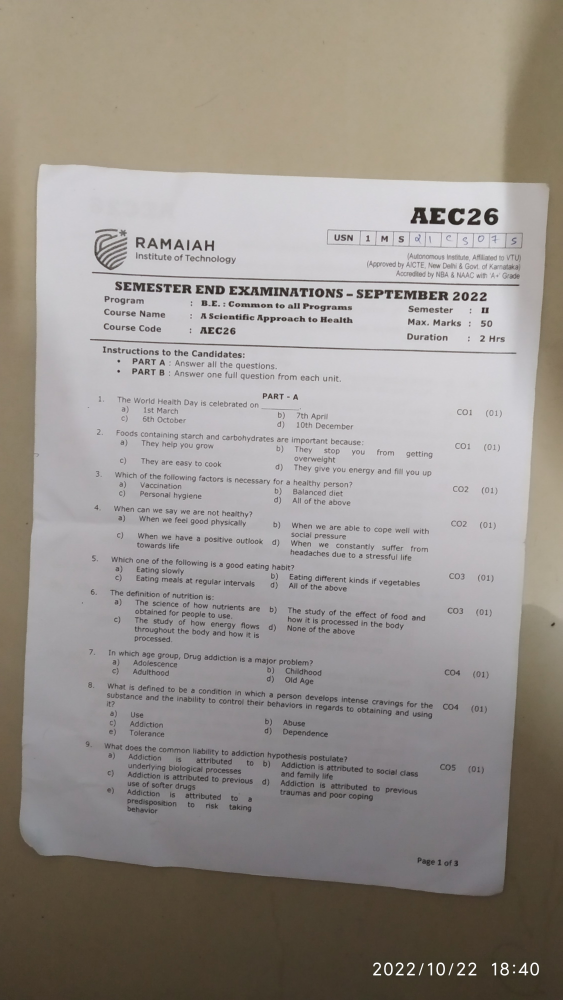
#> input picture Doc Scanner/img1.jpg, 2250 x 4000 px (shown at 1/4 size)
$ python document_scanner.py
#> lines starting #> are read from the running program, lines starting #| are printed output that depends on the picture; after the words box and inside, x2 and y2 are one past the last pixel; in counts of white or black regions, pixels touching at a corner belong together
### Doc Scanner/corner_points.py
import numpy as np
import cv2
def order_points(pts): # pts is a list of four points specifying the (x, y) coordinates of each point of the rectangle. -->Eg: [[0,0], [5,0], [5,5], [0,5]]
	# initialise a list of coordinates that will be ordered such that the first entry in the list is the top-left, the second entry is the top-right, the third is the, bottom-right, and the fourth is the bottom-left
	rect = np.zeros((4, 2), dtype = "float32") #allocating memory for the four ordered points

	# the top-left point will have the smallest sum, whereas
	# the bottom-right point will have the largest sum
	s = pts.sum(axis = 1) #s=[0, 5, 10, 5]
	rect[0] = pts[np.argmin(s)] #rect[0]=[0,0]
	rect[2] = pts[np.argmax(s)] #rect[2]=[5,5]
	# now, compute the difference between the points, the
	# top-right point will have the smallest difference,
	# whereas the bottom-left will have the largest difference
	diff = np.diff(pts, axis = 1) #diff=[0, 5, 0, -5]
	rect[1] = pts[np.argmin(diff)] #rect[1]=[0,5]
	rect[3] = pts[np.argmax(diff)] #rect[3]=[5,0]
	# return the ordered coordinates
	return rect

def four_point_transform(image, pts): #image is the image we want to apply the perspective transform to, pts is the list of four points that contain the ROI of the image we want to transform.
    	# obtain a consistent order of the points and unpack them
	# individually
	rect = order_points(pts)

	(tl, tr, br, bl) = rect #We then unpack these coordinates
	# compute the width of the new image, which will be the
	# maximum distance between bottom-right and bottom-left
	# x-coordiates or the top-right and top-left x-coordinates
	widthA = np.sqrt(((br[0] - bl[0]) ** 2) + ((br[1] - bl[1]) ** 2))
	widthB = np.sqrt(((tr[0] - tl[0]) ** 2) + ((tr[1] - tl[1]) ** 2))
	maxWidth = max(int(widthA), int(widthB))
	# compute the height of the new image, which will be the
	# maximum distance between the top-right and bottom-right
	# y-coordinates or the top-left and bottom-left y-coordinates
	heightA = np.sqrt(((tr[0] - br[0]) ** 2) + ((tr[1] - br[1]) ** 2))
	heightB = np.sqrt(((tl[0] - bl[0]) ** 2) + ((tl[1] - bl[1]) ** 2))
	maxHeight = max(int(heightA), int(heightB))
	# now that we have the dimensions of the new image, construct
	# the set of destination points to obtain a "birds eye view",
	# (i.e. top-down view) of the image, again specifying points
	# in the top-left, top-right, bottom-right, and bottom-left
	# order
	dst = np.array([
		[0, 0],
		[maxWidth - 1, 0],
		[maxWidth - 1, maxHeight - 1],
		[0, maxHeight - 1]], dtype = "float32")
	# compute the perspective transform matrix and then apply it
	M = cv2.getPerspectiveTransform(rect, dst)
	warped = cv2.warpPerspective(image, M, (maxWidth, maxHeight))
	# return the warped image
	return warped

### Doc Scanner/document_scanner.py
import cv2 as cv
import imutils as im
from corner_points import four_point_transform
from skimage.filters import threshold_local

# load the image and compute the ratio of the old height to the new height, clone it, and then resize it
image = cv.imread('img1.jpg')
#> image is the input picture: shape (4000, 2250, 3); mean B, G, R 140.9, 146.6, 152.6
ratio = image.shape[0] / 500.0
#> ratio = 8
orig = image.copy()
image = im.resize(image, height = 500)
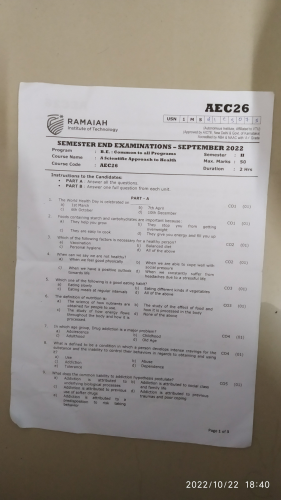
#> image: shape (500, 281, 3); mean B, G, R 140.9, 146.6, 152.6
orig_resized=im.resize(orig, height=500)

gray = cv.cvtColor(image, cv.COLOR_BGR2GRAY) #for img= threshold values are 75, 200
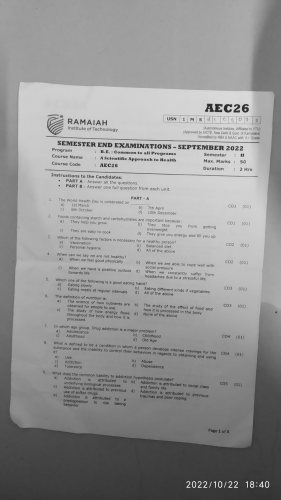
#> gray: shape (500, 281); min 40, max 229, mean 147.8
gray = cv.GaussianBlur(gray, (5, 5), 0)      #for img1= 43, 200
edged = cv.Canny(gray, 119, 10)
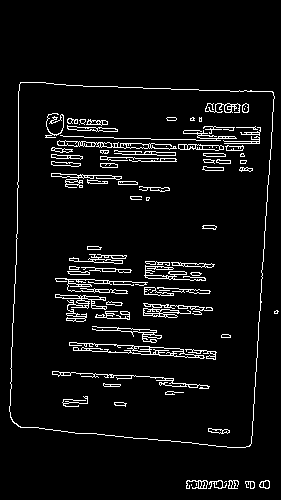
#> edged: shape (500, 281); 5.7% white in thin lines or dots, all inside (x1, y1, x2, y2) = (9, 82, 279, 489)
# kernel = np.ones((3, 3))
# imgDial = cv.dilate(edged, kernel, iterations=2) # APPLY DILATION
# edged = cv.erode(imgDial, kernel, iterations=1)  # APPLY EROSION

# find the contours in the edged image
cnts = cv.findContours(edged.copy(), cv.RETR_EXTERNAL, cv.CHAIN_APPROX_NONE)
#> cnts = 10 contours, 4 with area under 20; largest, box (x1, y1, x2, y2) and area: (9, 82, 275, 448) 86676, (186, 480, 208, 489) 77, (259, 480, 270, 489) 64, (208, 480, 227, 489) 64, (228, 480, 239, 489) 49, (245, 481, 255, 489) 30
cnts = im.grab_contours(cnts)
cnts = sorted(cnts, key = cv.contourArea, reverse = True) #sort the contours according to size in descending order
# loop over the contours
for c in cnts:
	# approximate the contour
	peri = cv.arcLength(c, True)
	approx = cv.approxPolyDP(c, 0.02 * peri, True)
	# if our approximated contour has four points, then we can assume that we have found our page size
	if len(approx) == 4:
		screenCnt = approx
		break
#> this loop made 1 pass
#> (peri, screenCnt) on pass 1: (1223.2, [[20, 82], [12, 421], [249, 446], [273, 92]])
cv.drawContours(image, [screenCnt], -1, (0, 255, 0), 2) #show the contour (outline) of the piece of paper
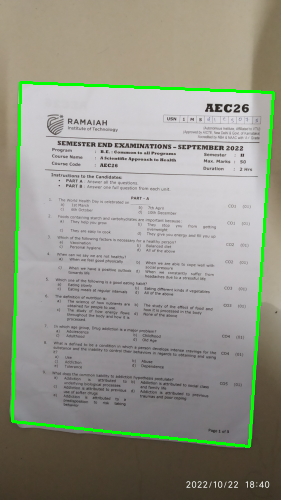
#> image: shape (500, 281, 3); 2.52% of pixels changed, all inside (x1, y1, x2, y2) = (11, 81, 275, 448)
# apply the four point transform to obtain a top-down view of the original image
warped = four_point_transform(orig, screenCnt.reshape(4, 2) * ratio)
#> in order_points, `s = pts.sum(axis = 1)`: s = [816, 3464, 5560, 2920]
#> in order_points, `diff = np.diff(pts, axis = 1)`: diff = [496, 3272, 1576, -1448]
#> in four_point_transform, `rect = order_points(pts)`: rect = [[160, 656], [2184, 736], [1992, 3568], [96, 3368]]
#> in four_point_transform, `(tl, tr, br, bl) = rect`: tl = [160, 656]; tr = [2184, 736]; br = [1992, 3568]; bl = [96, 3368]
#> in four_point_transform, `widthA = np.sqrt(((br[0] - bl[0]) ** 2) + ((br[1] - bl[1]) ** 2))`: widthA = 1906.5
#> in four_point_transform, `widthB = np.sqrt(((tr[0] - tl[0]) ** 2) + ((tr[1] - tl[1]) ** 2))`: widthB = 2025.6
#> in four_point_transform, `maxWidth = max(int(widthA), int(widthB))`: maxWidth = 2025
#> in four_point_transform, `heightA = np.sqrt(((tr[0] - br[0]) ** 2) + ((tr[1] - br[1]) ** 2))`: heightA = 2838.5
#> in four_point_transform, `heightB = np.sqrt(((tl[0] - bl[0]) ** 2) + ((tl[1] - bl[1]) ** 2))`: heightB = 2712.8
#> in four_point_transform, `maxHeight = max(int(heightA), int(heightB))`: maxHeight = 2838
#> in four_point_transform, `dst = np.array([ [0, 0], [maxWidth - 1, 0], [maxWidth - 1, maxHeight -..`: dst = [[0, 0], [2024, 0], [2024, 2837], [0, 2837]]
#> in four_point_transform, `M = cv2.getPerspectiveTransform(rect, dst)`: M = [[1.04, 0.0245, -182.1], [-0.0385, 0.974, -632.6], [2.49e-05, -2.1e-05, 1]]
#> in four_point_transform, `warped = cv2.warpPerspective(image, M, (maxWidth, maxHeight))`:
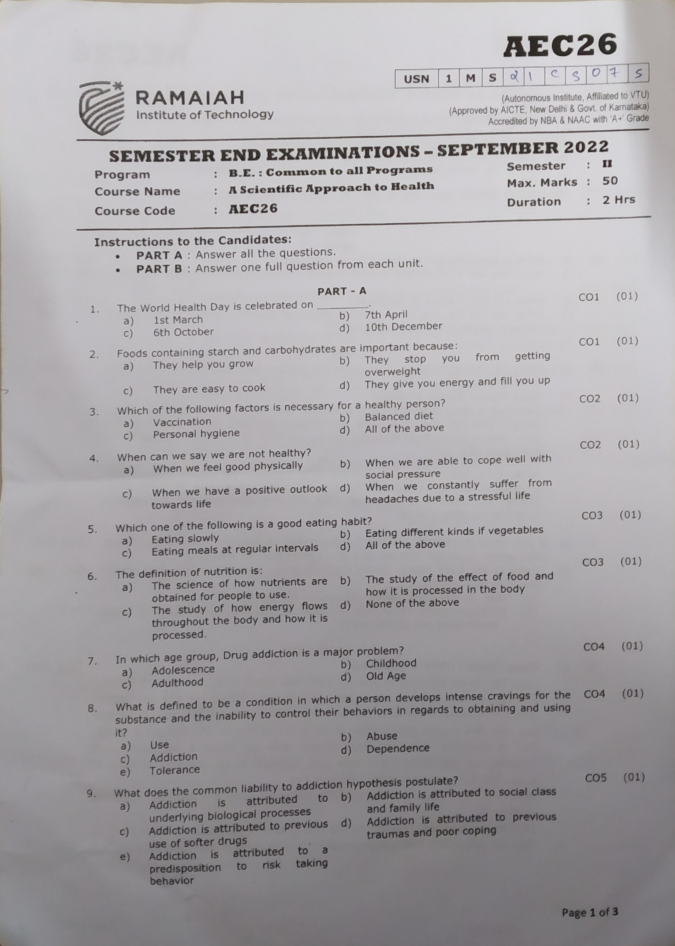
#> warped: shape (2838, 2025, 3) (shown at 1/3 size); mean B, G, R 167, 164.2, 166.8
# convert the warped image to grayscale, then threshold it

warped = cv.cvtColor(warped, cv.COLOR_BGR2GRAY)
#> warped: shape (2838, 2025)
T = threshold_local(warped,11, offset = 7, method = "gaussian") # to give it that 'black and white' paper effect
warped = (warped > T).astype("uint8") * 255
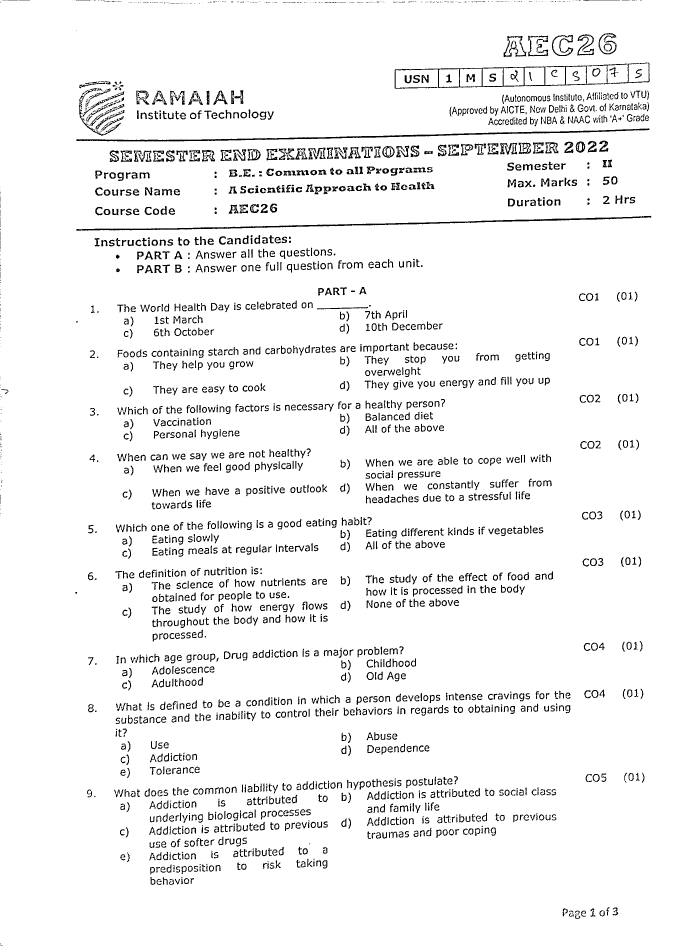
#> warped: shape (2838, 2025) (shown at 1/3 size); 94.7% white; 2629 black regions (525 under 20 px), largest, box (x1, y1, x2, y2) and area: (229, 385, 1949, 425) 7781, (229, 647, 1954, 692) 7563, (1184, 187, 1949, 266) 5570

cv.imshow("Scanned", im.resize(warped, height = 650))
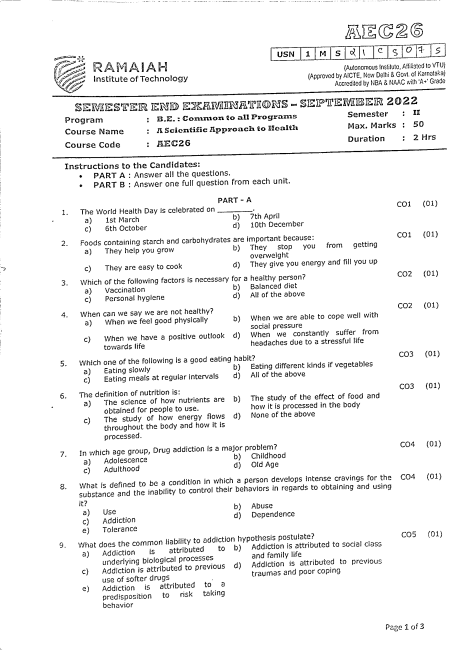
#> window 'Scanned': shape (650, 463); min 0, max 255, mean 241.6

# cv.imshow("Outline", image)
cv.imshow("Image", orig_resized)
# cv.imshow("Edged", edged)

cv.waitKey(0)
